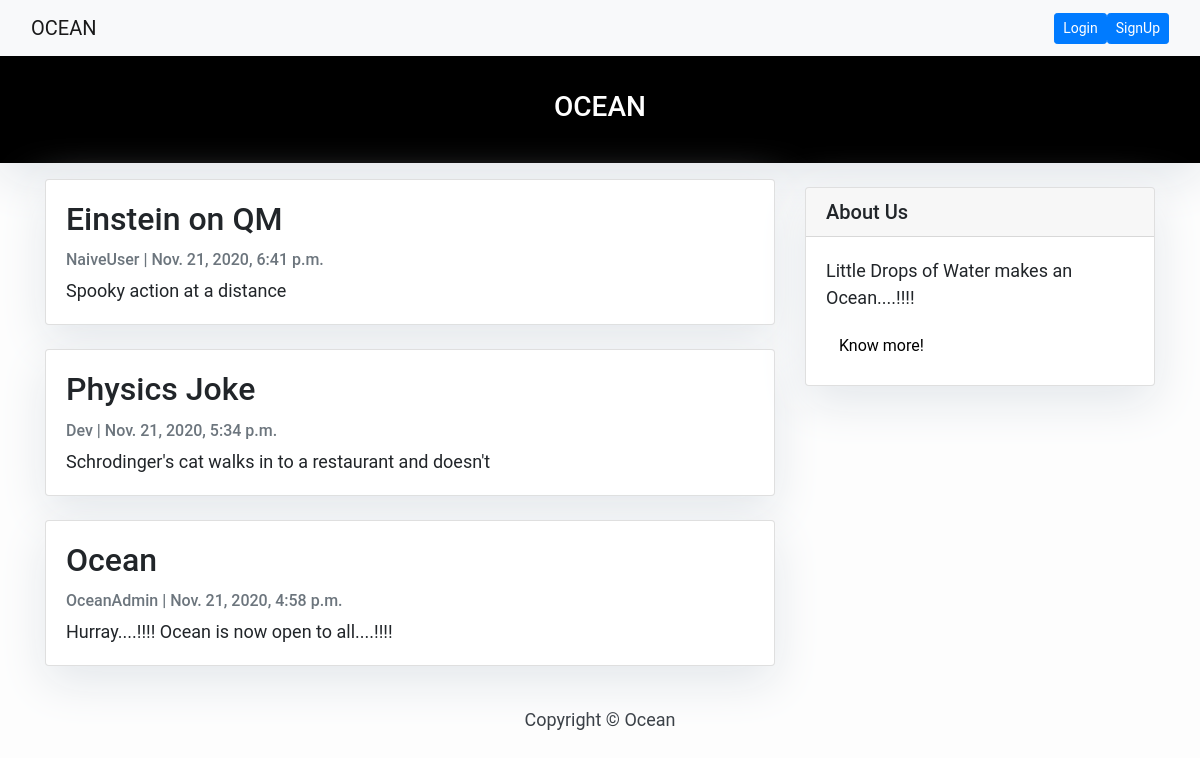
The page /Home/ on the database its author committed.
### oceanapp/models.py (models this page shows, shortened)
class oceanappmodel(models.Model):
    title = models.CharField(max_length=200, unique=True)
    location = models.SlugField(max_length=200, unique=True)
    author = models.ForeignKey(User, on_delete= models.CASCADE,related_name='ocean_drops')
    caption = models.CharField(max_length=200, unique=True)
    created_on = models.DateTimeField(auto_now_add=True)
    class Meta:
        ordering = ['-created_on']

### oceanapp/views.py (the view)
# urls.py: path('', views.PostList, name='home'),
def PostList(request):
    queryset = oceanappmodel.objects.all().order_by('-created_on')
    context = {'queryset': queryset}
    return render(request, "index.html", context)

### templates/index.html (shortened to what this page needs)
{% extends "base.html" %}
{% block content %}
<header class="masthead">
    <div class="container">
        <div class="row">
            <div class=" col-md-8 col-md-10 mx-auto">
                <div class="site-heading">
                    <center><h3 class=" site-heading my-4 mt-3 text-white"> OCEAN  </h3></center>
                </div>
            </div>
        </div>
    </div>
</header>
<div class="container">
    <div class="row">
        <div class="col-md-8 mt-3 left">
            {% for drop in queryset %}
                <div class="card mb-4">
                    <div class="card-body">
                        <h2 class="card-title">{{ drop.title }}</h2>
                        <p class="card-text text-muted h6">{{ drop.author }} | {{ drop.created_on}} </p>
                        <p class="card-text">{{drop.caption|slice:":200" }}</p>
                    </div>
                </div>
            {% endfor %}
    </div>
    {% block sidebar %} {% include 'sidebar.html' %} {% endblock sidebar %}
</div>
{%endblock%}

### templates/base.html (shortened to what this page needs)
<!DOCTYPE html>
<html>
    <head>
        <link rel="stylesheet" href="https://maxcdn.bootstrapcdn.com/bootstrap/4.0.0/css/bootstrap.min.css"
 />
    </head>
    <body>
        {% if not user.is_authenticated %}
        <nav class="navbar navbar-expand-lg navbar-light bg-light shadow" id="mainNav">
            <div class="container-fluid">
                <a class="navbar-brand" href="{% url 'home' %}">OCEAN</a>
                    <div class="collapse navbar-collapse" id="navbarResponsive">
                        <ul class="navbar-nav ml-auto">
                            <li class="nav-item text-black">
                                <form action="{% url 'accounts:login' %}" method="post">
                                    <button class="btn btn-primary btn-sm" type="submit">Login</button>
                                </form>
                            </li>
                            <br>
                            <li class="nav-item text-black">
                                <form action="{% url 'accounts:signup' %}" method="post">
                                    <button class="btn btn-primary btn-sm" type="submit">SignUp</button>
                                </form>
                            </li>
                        </ul>
                    </div>
            </div>
        </nav>
        {% endif %}
        {% block content %}
        {% endblock content %}
        <footer class="py-3 bg-grey">
            <p class="m-0 text-dark text-center ">Copyright &copy; Ocean</p>
        </footer>
    </body>
</html>

### templates/sidebar.html (shortened to what this page needs)
{% block sidebar %}
<div class="col-md-4 float-right ">
<div class="card my-4">
        <h5 class="card-header">About Us</h5>
    <div class="card-body">
        <p class="card-text"> Little Drops of Water makes an Ocean....!!!! </p>
        <a href="{% url 'aboutocean' %}"
           class="btn btn-danger">Know more!</a>
    </div>
</div>
</div>
{% endblock sidebar %}

### templates/base.html (style rules this page uses)
body { font-family: "Roboto", sans-serif; font-size: 17px; background-color: #fdfdfd; }
.shadow { box-shadow: 0 4px 2px -2px rgba(0, 0, 0, 0.1); }
.btn-danger { color: #000000; background-color: #FFFFFF; border-color: #FFFFFF; }
.masthead { background: #000000; height: auto; padding-bottom: 15px; box-shadow: 0 16px 48px #E3E7EB; padding-top: 10px; }

### templates/index.html (style rules this page uses)
body { font-family: "Roboto", sans-serif; font-size: 18px; background-color: #fdfdfd; }
.card { box-shadow: 0 16px 48px #E3E7EB; }

### templates/sidebar.html (style rules this page uses)
.card { box-shadow: 0 16px 48px #E3E7EB; }

### rows shown on the page
oceanappmodel: title "Einstein on QM", author "NaiveUser", created_on "Nov. 21, 2020, 6:41 p.m.", caption "Spooky action at a distance"
oceanappmodel: title "Physics Joke", author "Dev", created_on "Nov. 21, 2020, 5:34 p.m.", caption "Schrodinger's cat walks in to a restaurant and doesn't"
oceanappmodel: title "Ocean", author "OceanAdmin", created_on "Nov. 21, 2020, 4:58 p.m.", caption "Hurray....!!!! Ocean is now open to all....!!!!"
